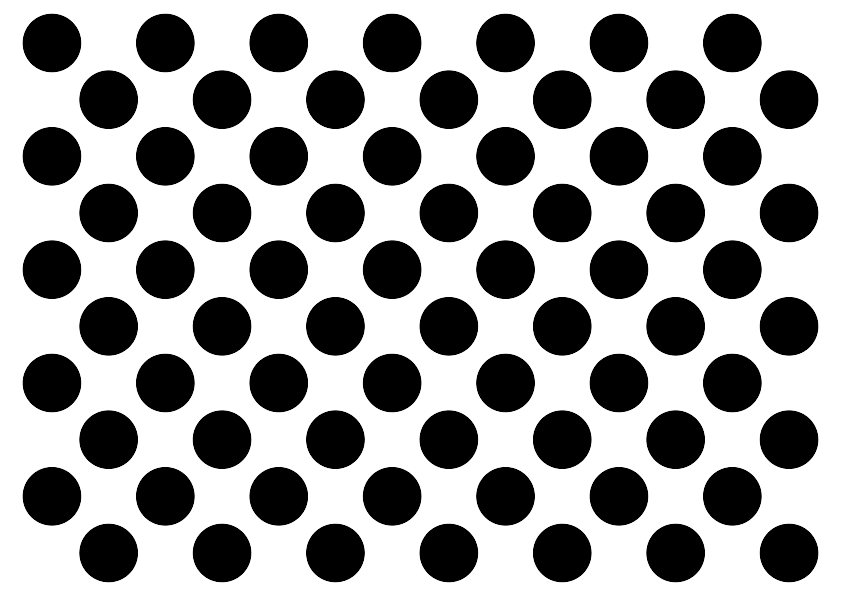
#> input picture images/sample.png, 842 x 595 px
$ python OpenCV_Counting_VD1.py
#> lines starting #> are read from the running program, lines starting #| are printed output that depends on the picture; after the words box and inside, x2 and y2 are one past the last pixel; in counts of white or black regions, pixels touching at a corner belong together
import numpy as np
import cv2 as cv
from matplotlib import pyplot as plt

# Load image file
img = cv.imread('images/sample.png', cv.IMREAD_COLOR) #BGR
#> img is the input picture: shape (595, 842, 3); min 0, max 255, mean 159


# Convert to gray image
gray = cv.cvtColor(img, cv.COLOR_BGR2GRAY)
#plot Histogram
   #plt.hist(gray.ravel(),256,[0,256]); plt.show()

# Binarize the gray image
thresh = 250
b_img = cv.threshold(gray,thresh,255,cv.THRESH_BINARY)[1]
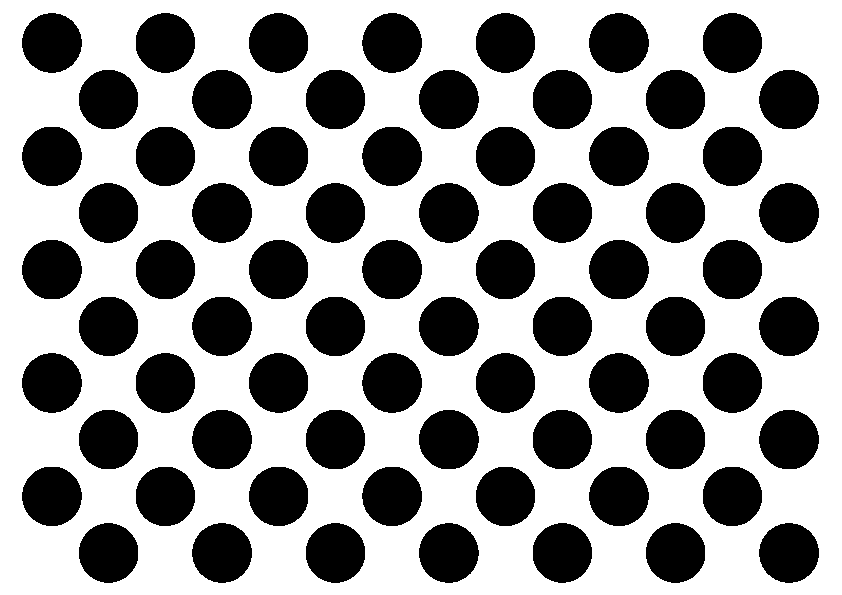
#> b_img: shape (595, 842); 61% white; 70 black regions
# Find contours
contours, hierachy = cv.findContours(b_img, cv.RETR_TREE,cv.CHAIN_APPROX_SIMPLE)
#> contours = 71 contours; largest, box (x1, y1, x2, y2) and area: (0, 0, 842, 595) 499554, (191, 522, 253, 584) 2889, (191, 182, 253, 244) 2889, (758, 522, 820, 584) 2888, (758, 182, 820, 244) 2888

# Count the number of contours/objects
print('so contours',len(contours))
#| so contours 71

for index,cnt in enumerate(contours):
    (x,y),radius = cv.minEnclosingCircle(cnt)
    center = (int(x),int(y))
    radius = int(radius)
    cv.circle(img,center,radius,(0,255,0),2)
    text = '#' + str(index+1)
    cv.putText(img, text, center, cv.FONT_HERSHEY_COMPLEX,1,(0,255,255),2)
#> this loop made 71 passes
#> (x, y, radius, center, text) on passes 2 to 13: (788.6, 552.5, 30, (788, 552), '#2'), (675.1, 552.5, 30, (675, 552), '#3'), (561.8, 552.5, 30, (561, 552), '#4'), (448.4, 552.5, 30, (448, 552), '#5'), (335, 552.5, 30, (335, 552), '#6'), (221.6, 552.5, 30, (221, 552), '#7'), (108.1, 552.5, 30, (108, 552), '#8'), (731.9, 495.9, 30, (731, 495), '#9'), (618.5, 495.8, 30, (618, 495), '#10'), (505, 495.9, 30, (505, 495), '#11'), (391.6, 495.9, 30, (391, 495), '#12'), (278.3, 495.8, 30, (278, 495), '#13')
#> (cnt, x, y, radius, center, text) on pass 1: ([[0, 0], [0, 594], [841, 594], [841, 0]], 420.5, 297, 514, (420, 297), '#1')
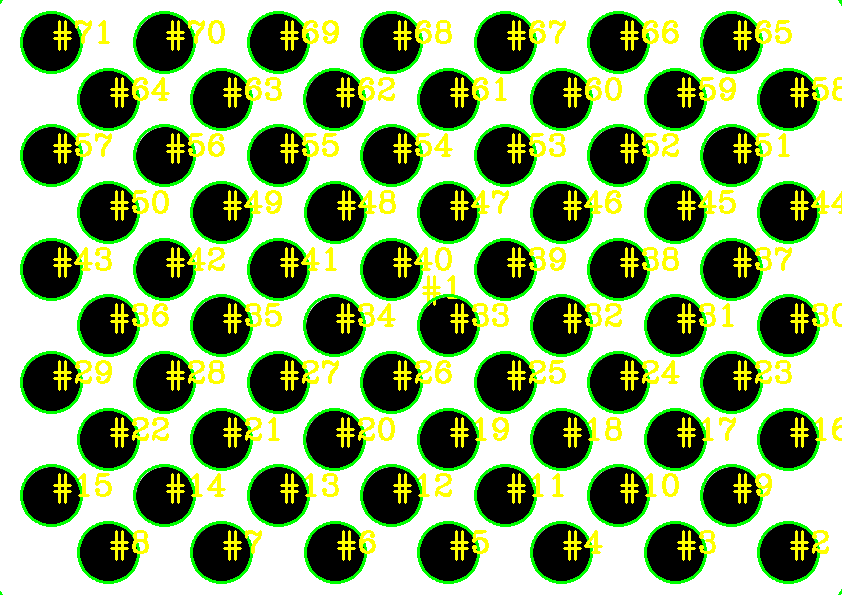
#> img: shape (595, 842, 3); 16.1% of pixels changed, all inside (x1, y1, x2, y2) = (0, 0, 842, 595)


cv.imshow('image', img)
cv.waitKey(0)
cv.destroyAllWindows()
